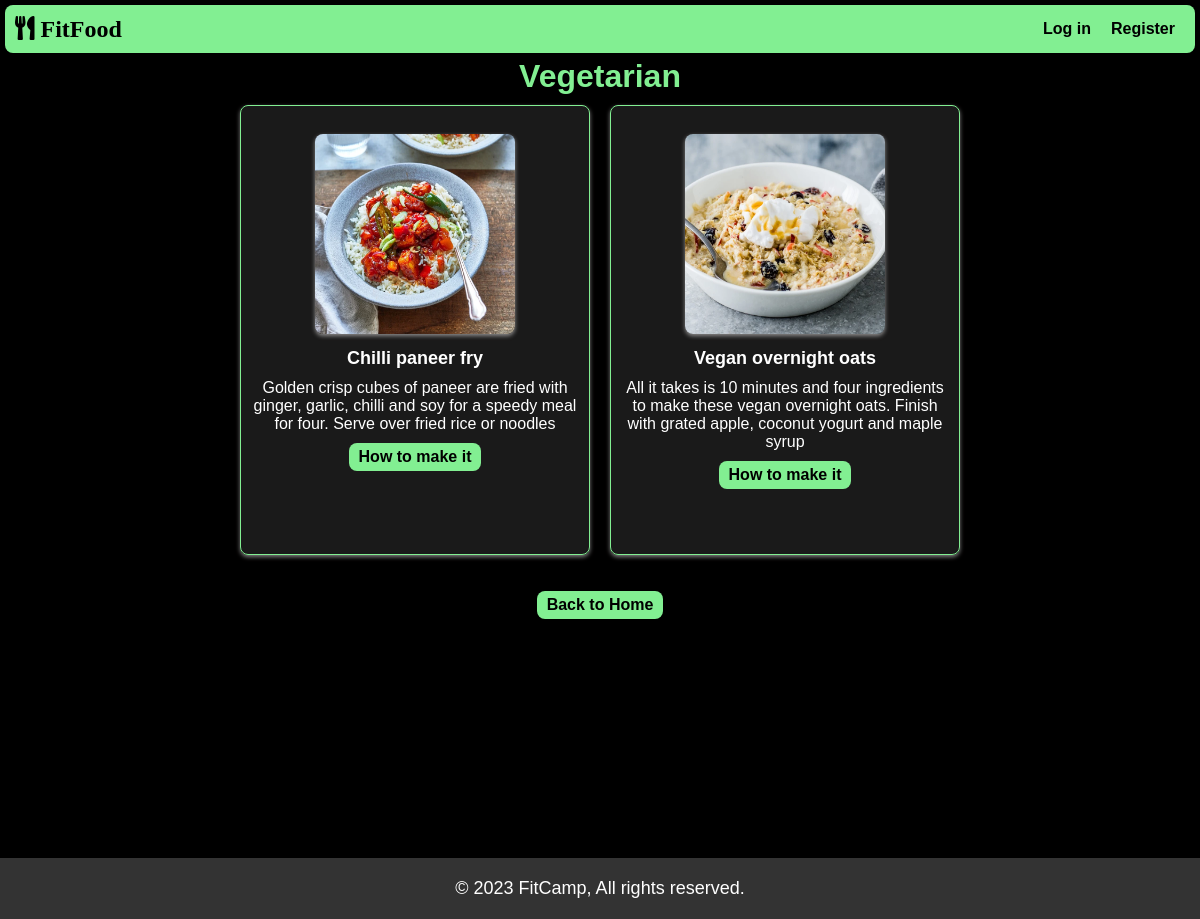
The app's page /fitfood/vegetarian/ with its own data.
### fitfood/models.py (models this page shows, shortened)
class Recipe(models.Model):
    title = models.CharField(max_length=200)
    category = models.ForeignKey(Category, on_delete=models.CASCADE)
    ingredients = models.ManyToManyField(Ingredient)
    describe = models.TextField(blank=True ,null=True)
    instructions = models.TextField()
    image = models.ImageField(upload_to='images/', blank=True, null=True)

### fitfood/views.py (the view)
# urls.py: path('vegetarian/', views.vegetarian, name='vegetarian'),
def vegetarian(request):
    recipes = Recipe.objects.filter(category__name='Vegetarian')
    return render(request, 'food/vegetarian.html', {'recipes': recipes})

### fitfood/templates/food/vegetarian.html (shortened to what this page needs)
{% extends "food/layoutfood.html" %}
{% block body %}
<h1 class="sub">Vegetarian</h1>
<div class="main">
{% for item in recipes %}
<div class="recipe-card">
    <br>
    <div class="recipe-image">
        <img src="{{ item.image.url }}" alt="{{ item.title }}" width="200">
    </div>
    <div class="details">
        <h3>{{ item.title }}</h3>
        <h4>{{item.describe}}</h4>
        <a href="{% url 'recipe_detail' item.id %}" class="link-g">How to make it</a>
    </div>
</div>
{% endfor %}
</div>
<div class="container-Home">
    <a class="link-Home" href="{% url 'homefood' %}">Back to Home</a>
</div>
{% endblock %}

### fitfood/templates/food/layoutfood.html (shortened to what this page needs)
{% load static %}
<!DOCTYPE html>
<html lang="en">
<head>
    <link href="{% static 'food/styles.css' %}" rel="stylesheet">
    <link rel="stylesheet" href="https://cdnjs.cloudflare.com/ajax/libs/font-awesome/5.15.3/css/all.min.css">
</head>
<body>
    <nav class="navbar">
        <h1 class="icon"><FitFood class="fas fa-utensils"> FitFood</i></h1>
        <div>
            <ul class="nav-list">
                {% if user.is_authenticated %}
                <li >
                    <a  href="{% url 'homefood' %}">Home</a>
                </li>
                <li >
                    <a  href="{% url 'recommended' %}">Recommended</a>
                </li>
                <li class="logout">
                    <a  href="{% url 'logoutfood' %}">Log out</a>
                </li>
                {% else %}
                <li >
                    <a  href="{% url 'loginfood' %}">Log in </a>
                </li>
                <li >
                    <a  href="{% url 'registerfood' %}">Register</a>
                </li>
                {% endif %}
            </ul>
        </div>
    </nav>
    <div class="main1" >
        <div class="main2" >
            {% block body %}
            {% endblock %}
        </div>
    </div>
        <footer>
                <p>&copy; 2023 FitCamp, All rights reserved.</p>
        </footer>
</body>
</html>

### fitfood/static/food/styles.css (style rules this page uses)
* { margin: 0; padding: 0; border: 0; box-sizing: border-box; font-family: Arial, sans-serif; }
body { background-color: black; }
.navbar { background-color: #82EF92; color: black; display: flex; justify-content: space-between; align-items: center; padding: 10px; margin: 5px; border-radius: 8px; }
.navbar h1 { font-size: 24px; margin: 0; }
.nav-list { list-style: none; margin: 0; padding: 0; display: flex; align-items: center; gap: 10px; }
.nav-list li { margin-right: 10px; }
.nav-list a { color: black; text-decoration: none; font-weight: bold; }
.sub { text-align: center; color: #82EF92; transition: 0.5s ease; }
.main { display: flex; justify-content: center; align-items: center; flex-wrap: wrap; }
.recipe-card { width: 350px; height: 450px; display: flex; flex-direction: column; align-items: center; background-color:hsla(0, 0%, 100%, 0.102); border: 1px solid #82EF92; border-radius: 8px; margin: 10px; padding: 10px; box-shadow: 0 2px 4px rgba(255, 253, 253, 0.5); }
.recipe-image img { width: 200px; height: 200px; border-radius: 8px; box-shadow: 0 2px 4px rgba(255, 253, 253, 0.5); }
.details { text-align: center; }
.details h3 { font-size: 18px; margin: 10px 0; color: white; }
.details h4 { font-size: 16px; margin: 10px 0; color: white; font-weight: 100; }
.link-g { display: inline-block; padding: 5px 10px; background-color: #82EF92; color:black; text-decoration: none; border-radius: 8px; font-weight: bold; }
.container-Home { display: flex; justify-content: center; align-items: center; height: 10vh; }
.link-Home { padding: 5px 10px; background-color: #82EF92; color: black; text-decoration: none; border-radius: 8px; font-weight: bold; }
.main1 { min-height: 100vh; display: flex; flex-direction: column; }
.main2 { flex-grow: 1; }
footer { width: 100%; background-color: #333; color: #fff; text-align: center; padding: 20px 0; }
footer p { font-size: 18px; margin: 0; }

### records on screen
Recipe: image (picture), title "Chilli paneer fry", describe "Golden crisp cubes of paneer are fried with ginger, garlic, chilli and soy for a speedy meal for four. Serve over fried rice or noodles"
Recipe: image (picture), title "Vegan overnight oats", describe "All it takes is 10 minutes and four ingredients to make these vegan overnight oats. Finish with grated apple, coconut yogurt and maple syrup"
